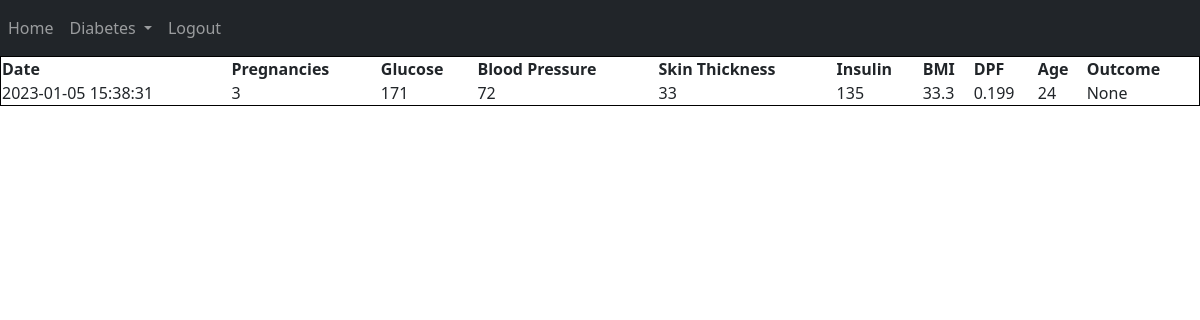
/diabetes_history (signed in), run on an earlier commit of the app's database.
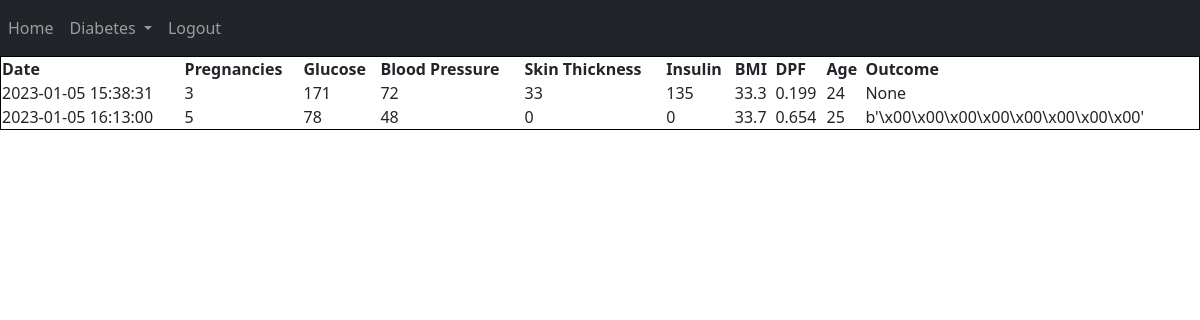
And on a later commit of the database.
### website/models.py (models this page shows)
class Diabetes(db.Model):
    id = db.Column(db.Integer, primary_key=True)
    date = db.Column(db.DateTime(timezone=True), default=func.now()) # To auto set date
    pregnancies = db.Column(db.Integer)
    glucose = db.Column(db.Integer)
    bloodpressure = db.Column(db.Integer)
    skinthichness = db.Column(db.Integer)
    insulin = db.Column(db.Integer)
    bmi = db.Column(db.Integer)
    dpf = db.Column(db.Integer)
    age = db.Column(db.Integer)
    outcome = db.Column(db.Integer)
    user_id = db.Column(db.Integer, db.ForeignKey('user.id')) # not here

### website/views.py (the view)
@views.route("/diabetes_history")
@login_required
def diabetes_history():
    return render_template('diabetes_history.html', user=current_user)

### website/__init__.py (called while the page is built)
def create_app():
    app = Flask(__name__)
    app.config['SECRET_KEY'] = 'uuhfurhfueih hfu iehfuci heuh eusjhc nsjv nsweur'
    app.config['SQLALCHEMY_DATABASE_URI'] = f'sqlite:///{DB_NAME}'
    db.init_app(app)
    from .views import views
    from .auth import auth
    app.register_blueprint(views, url_prefix="/")
    app.register_blueprint(auth, url_prefix="/")
    from .models import User, Diabetes
    create_database(app)
    login_manager = LoginManager()
    login_manager.login_view = 'auth.login'
    login_manager.init_app((app))
    @login_manager.user_loader
    def load_user(id):
        return User.query.get(int(id))
    return app

### website/templates/diabetes_history.html
{% include 'nav(logged).html' %}
<table style="border:1px solid black;
width: 100%;">
    <tr>
    <th>Date</th>
    <th>Pregnancies</th>
    <th>Glucose</th>
    <th>Blood Pressure</th>
    <th>Skin Thickness</th>
    <th>Insulin</th>
    <th>BMI</th>
    <th>DPF</th>
    <th>Age</th>
    <th>Outcome</th>
    </tr>
    {% for diabetes in user.diabetes %}
    <tr>
        <td>{{ diabetes.date }}</td>
        <td>{{ diabetes.pregnancies }}</td>
        <td>{{ diabetes.glucose }}</td>
        <td>{{ diabetes.bloodpressure }}</td>
        <td>{{ diabetes.skinthichness }}</td>
        <td>{{ diabetes.insulin }}</td>
        <td>{{ diabetes.bmi }}</td>
        <td>{{ diabetes.dpf }}</td>
        <td>{{ diabetes.age }}</td>
        <td>{{ diabetes.outcome }}</td>
    </tr>
        {% endfor %}
</table>

### website/templates/nav(logged).html (shortened to what this page needs)
<html>
    <head>
        <link rel="stylesheet" href="https://stackpath.bootstrapcdn.com/bootstrap/5.0.0-alpha1/css/bootstrap.min.css"
>
    </head>
    <body>
<nav class="navbar navbar-expand-lg navbar-dark bg-dark">
    <div class="collapse navbar-collapse" id="navbar">
        <div class="navbar-nav mr-auto">
            <a href="/home" class="nav-item nav-link" id="home">Home</a>
        </div>
        <div class="navbar-nav ml-auto">
            <li class="nav-item dropdown">
                <a class="nav-link dropdown-toggle" href="#" id="navbarDropdown" role="button" data-toggle="dropdown" aria-haspopup="true" aria-expanded="false">
                  Diabetes
                </a>
              </li>
            <a href="/logout" class="nav-item nav-link" id="logout">Logout</a>
        </div>
    </div>
</nav>
    </body>
</html>

What changed in the data, as far as the page shows it:
added Diabetes: date "2023-01-05 16:13:00", pregnancies "5", glucose "78", bloodpressure "48", skinthichness "0", insulin "0", bmi "33.7", dpf "0.654", age "25", outcome "b'\\x00\\x00\\x00\\x00\\x00\\x00\\x00\\x00'"
